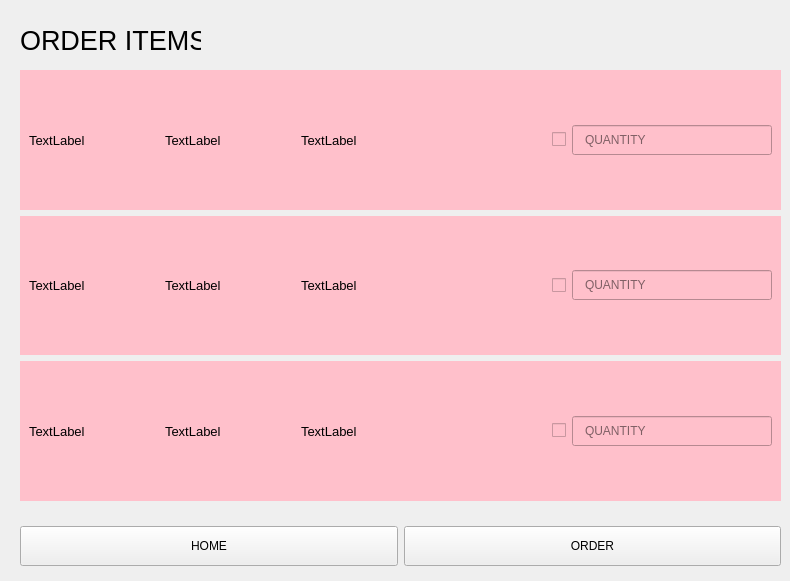
    <widget class="QWidget" name="page_10">
     <widget class="QLabel" name="label_19">
      <property name="geometry">
       <rect>
        <x>20</x>
        <y>20</y>
        <width>181</width>
        <height>41</height>
       </rect>
      </property>
      <property name="font">
       <font>
        <pointsize>20</pointsize>
       </font>
      </property>
      <property name="text">
       <string>ORDER ITEMS</string>
      </property>
     </widget>
     <widget class="QWidget" name="horizontalLayoutWidget_10">
      <property name="geometry">
       <rect>
        <x>20</x>
        <y>520</y>
        <width>761</width>
        <height>52</height>
       </rect>
      </property>
      <layout class="QHBoxLayout" name="horizontalLayout_64">
       <item>
        <widget class="QPushButton" name="pushButton_36">
         <property name="minimumSize">
          <size>
           <width>0</width>
           <height>40</height>
          </size>
         </property>
         <property name="text">
          <string>HOME</string>
         </property>
        </widget>
       </item>
       <item>
        <widget class="QPushButton" name="pushButton_37">
         <property name="minimumSize">
          <size>
           <width>0</width>
           <height>40</height>
          </size>
         </property>
         <property name="text">
          <string>ORDER</string>
         </property>
        </widget>
       </item>
      </layout>
     </widget>
     <widget class="QWidget" name="verticalLayoutWidget_10">
      <property name="geometry">
       <rect>
        <x>20</x>
        <y>70</y>
        <width>761</width>
        <height>431</height>
       </rect>
      </property>
      <layout class="QVBoxLayout" name="verticalLayout_16">
       <item>
        <widget class="QWidget" name="widget_18" native="true">
         <property name="styleSheet">
          <string notr="true">background-color:pink</string>
         </property>
         <layout class="QHBoxLayout" name="horizontalLayout_58">
          <item>
           <layout class="QHBoxLayout" name="horizontalLayout_59">
            <item>
             <widget class="QLabel" name="label_108">
              <property name="font">
               <font>
                <pointsize>10</pointsize>
               </font>
              </property>
              <property name="text">
               <string>TextLabel</string>
              </property>
             </widget>
            </item>
            <item>
             <widget class="QLabel" name="label_109">
              <property name="font">
               <font>
                <pointsize>10</pointsize>
               </font>
              </property>
              <property name="text">
               <string>TextLabel</string>
              </property>
             </widget>
            </item>
            <item>
             <widget class="QLabel" name="label_110">
              <property name="font">
               <font>
                <pointsize>10</pointsize>
               </font>
              </property>
              <property name="text">
               <string>TextLabel</string>
              </property>
             </widget>
            </item>
            <item>
             <widget class="QCheckBox" name="checkBox_10">
              <property name="layoutDirection">
               <enum>Qt::RightToLeft</enum>
              </property>
              <property name="text">
               <string/>
              </property>
             </widget>
            </item>
            <item>
             <widget class="QLineEdit" name="lineEdit_19">
              <property name="minimumSize">
               <size>
                <width>0</width>
                <height>30</height>
               </size>
              </property>
              <property name="maximumSize">
               <size>
                <width>200</width>
                <height>16777215</height>
               </size>
              </property>
              <property name="styleSheet">
               <string notr="true">padding-left: 10px</string>
              </property>
              <property name="placeholderText">
               <string>QUANTITY</string>
              </property>
             </widget>
            </item>
           </layout>
          </item>
         </layout>
        </widget>
       </item>
       <item>
        <widget class="QWidget" name="widget_19" native="true">
         <property name="styleSheet">
          <string notr="true">background-color:pink</string>
         </property>
         <layout class="QHBoxLayout" name="horizontalLayout_60">
          <item>
           <layout class="QHBoxLayout" name="horizontalLayout_61">
            <item>
             <widget class="QLabel" name="label_111">
              <property name="font">
               <font>
                <pointsize>10</pointsize>
               </font>
              </property>
              <property name="text">
               <string>TextLabel</string>
              </property>
             </widget>
            </item>
            <item>
             <widget class="QLabel" name="label_112">
              <property name="font">
               <font>
                <pointsize>10</pointsize>
               </font>
              </property>
              <property name="text">
               <string>TextLabel</string>
              </property>
             </widget>
            </item>
            <item>
             <widget class="QLabel" name="label_113">
              <property name="font">
               <font>
                <pointsize>10</pointsize>
               </font>
              </property>
              <property name="text">
               <string>TextLabel</string>
              </property>
             </widget>
            </item>
            <item>
             <widget class="QCheckBox" name="checkBox_11">
              <property name="layoutDirection">
               <enum>Qt::RightToLeft</enum>
              </property>
              <property name="text">
               <string/>
              </property>
             </widget>
            </item>
            <item>
             <widget class="QLineEdit" name="lineEdit_20">
              <property name="minimumSize">
               <size>
                <width>0</width>
                <height>30</height>
               </size>
              </property>
              <property name="maximumSize">
               <size>
                <width>200</width>
                <height>16777215</height>
               </size>
              </property>
              <property name="styleSheet">
               <string notr="true">padding-left: 10px</string>
              </property>
              <property name="placeholderText">
               <string>QUANTITY</string>
              </property>
             </widget>
            </item>
           </layout>
          </item>
         </layout>
        </widget>
       </item>
       <item>
        <widget class="QWidget" name="widget_20" native="true">
         <property name="styleSheet">
          <string notr="true">background-color:pink</string>
         </property>
         <layout class="QHBoxLayout" name="horizontalLayout_62">
          <item>
           <layout class="QHBoxLayout" name="horizontalLayout_63">
            <item>
             <widget class="QLabel" name="label_114">
              <property name="font">
               <font>
                <pointsize>10</pointsize>
               </font>
              </property>
              <property name="text">
               <string>TextLabel</string>
              </property>
             </widget>
            </item>
            <item>
             <widget class="QLabel" name="label_115">
              <property name="font">
               <font>
                <pointsize>10</pointsize>
               </font>
              </property>
              <property name="text">
               <string>TextLabel</string>
              </property>
             </widget>
            </item>
            <item>
             <widget class="QLabel" name="label_116">
              <property name="font">
               <font>
                <pointsize>10</pointsize>
               </font>
              </property>
              <property name="text">
               <string>TextLabel</string>
              </property>
             </widget>
            </item>
            <item>
             <widget class="QCheckBox" name="checkBox_12">
              <property name="layoutDirection">
               <enum>Qt::RightToLeft</enum>
              </property>
              <property name="text">
               <string/>
              </property>
             </widget>
            </item>
            <item>
             <widget class="QLineEdit" name="lineEdit_21">
              <property name="minimumSize">
               <size>
                <width>0</width>
                <height>30</height>
               </size>
              </property>
              <property name="maximumSize">
               <size>
                <width>200</width>
                <height>16777215</height>
               </size>
              </property>
              <property name="styleSheet">
               <string notr="true">padding-left: 10px</string>
              </property>
              <property name="placeholderText">
               <string>QUANTITY</string>
              </property>
             </widget>
            </item>
           </layout>
          </item>
         </layout>
        </widget>
       </item>
      </layout>
     </widget>
    </widget>
